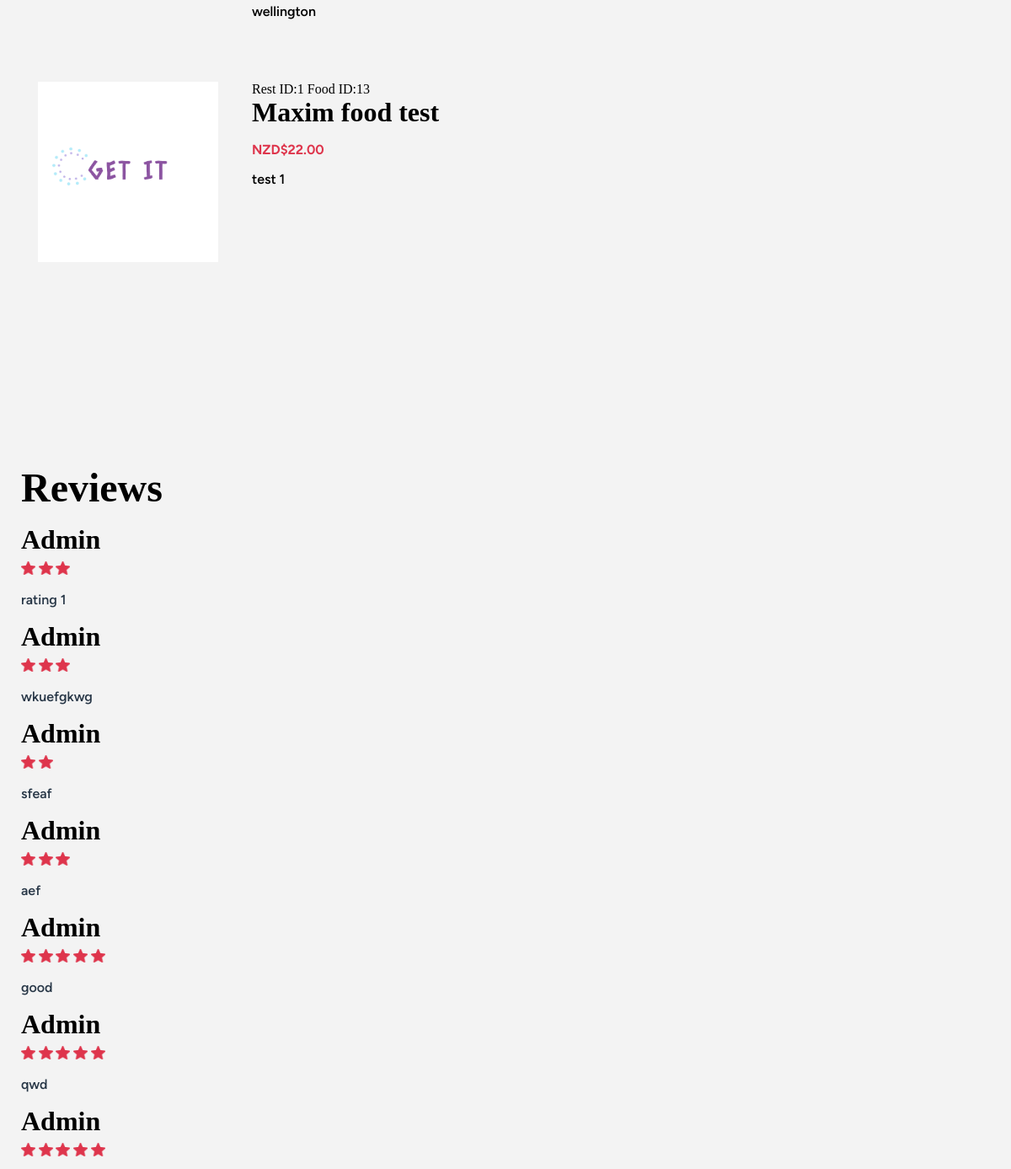
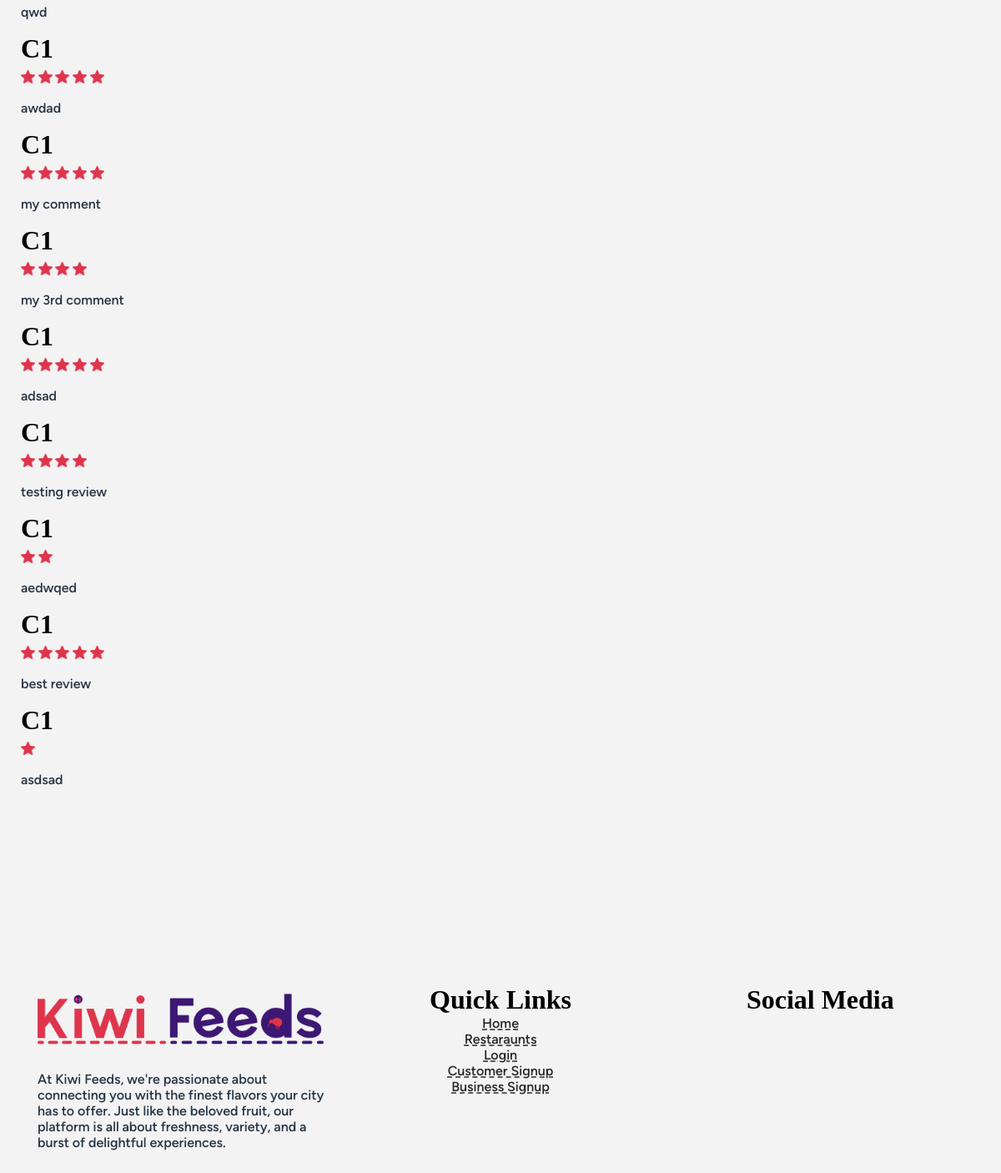
Page /restaurants/1/ (lower part) on the earlier database version (2 pictures, top to bottom).
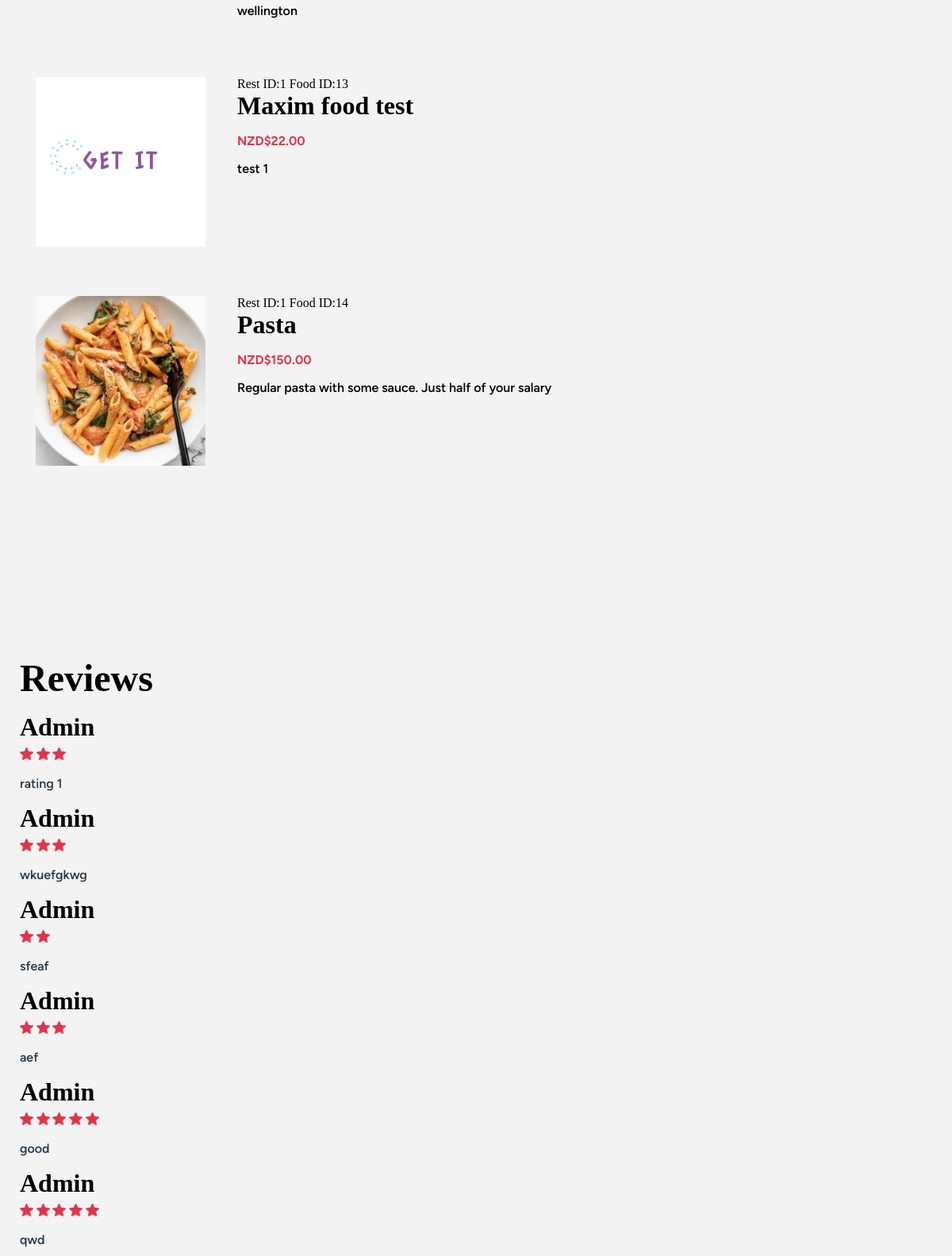
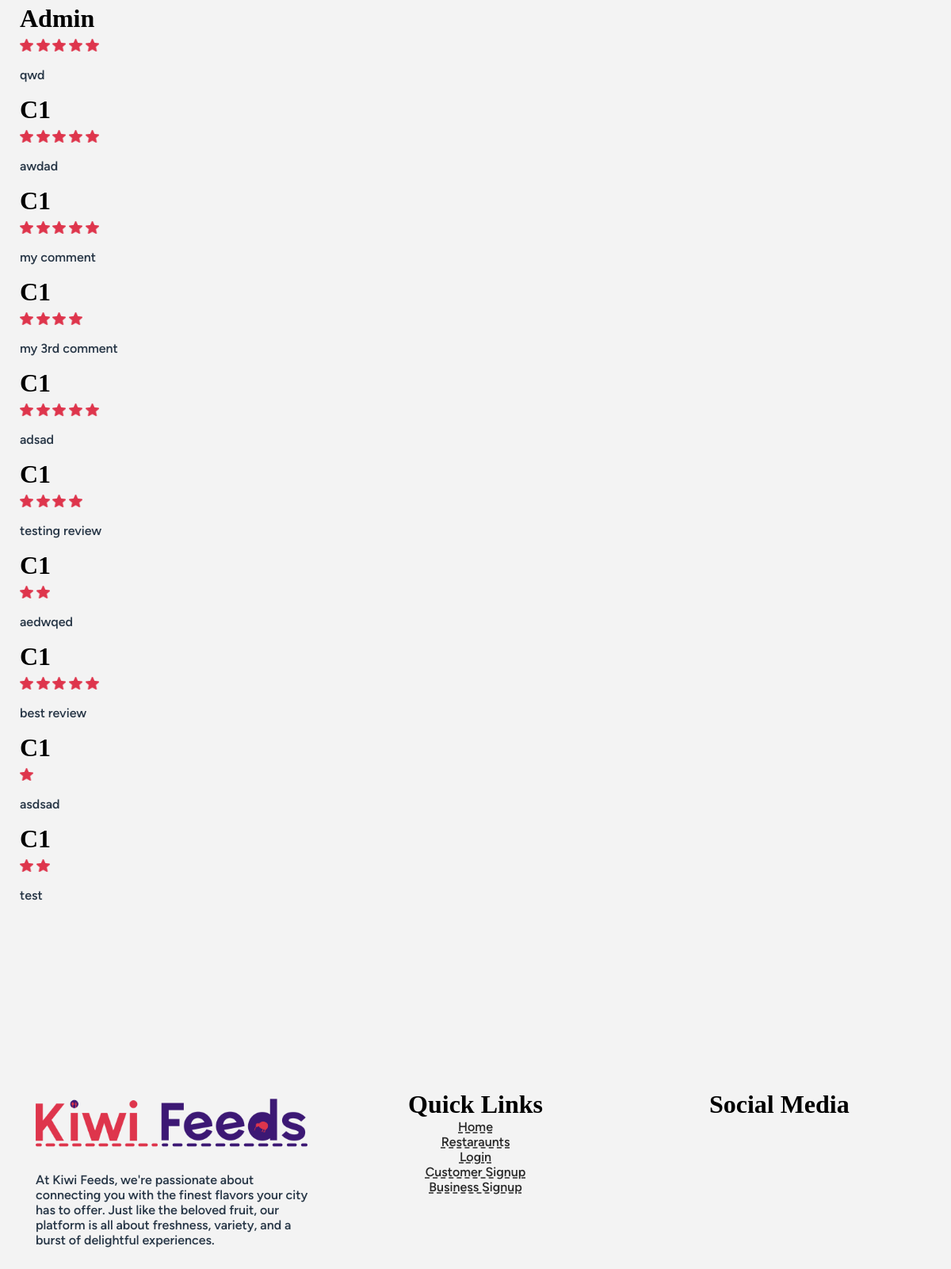
Same page on the later database version (2 pictures, top to bottom).
### app_food/models.py (models this page shows, shortened)
class Food(models.Model):
    name = models.CharField(max_length=255)
    description = models.CharField(max_length=300)
    food_price = models.DecimalField(max_digits=5, decimal_places=2)
    restaurant = models.ForeignKey('app_restaurants.Restaurant', on_delete=models.PROTECT,related_name='food')
    food_picture = models.ImageField(
        upload_to=get_food_image_upload_path,
        height_field=None,
        width_field=None
    )

### app_restaurants/models.py (models this page shows, shortened)
class Restaurant(models.Model):
    restaurant_name = models.CharField(max_length=255)
    restaurant_description = models.CharField(max_length=255)
    restaurant_location = models.CharField(max_length=255)
    restaurant_owner = models.ForeignKey('app_user.UserProfile',on_delete=models.PROTECT, related_name='restaurant_owner_user',null=True,blank=True)

### app_reviews/models.py (models this page shows, shortened)
class Review(models.Model):
   ONE_TO_FIVE_STAR_RATING_CHOICES = (
    (1, '1'),
    (2, '2'),
    (3, '3'),
    (4, '4'),
    (5, '5'),
   )
   user = models.ForeignKey('app_user.UserProfile', on_delete=models.PROTECT,related_name='reviews' )
   restaurant = models.ForeignKey('app_restaurants.Restaurant', on_delete=models.PROTECT,related_name='reviews')
   rating = models.IntegerField(choices=ONE_TO_FIVE_STAR_RATING_CHOICES)
   comment = models.TextField()

### app_user/models.py (models this page shows, shortened)
class UserProfile(models.Model):
    this_user = models.OneToOneField(User, on_delete=models.PROTECT ,verbose_name='User')
    profile_picture = models.ImageField(
        default='/profile_pics/temp_pfp_placeholder_REPLACE_LATER.avif',
        upload_to=generate_image_path,
        height_field=None,
        width_field=None
    )
    phone_number = PhoneNumberField()
    address = models.CharField(max_length=1000)
    def __str__(self):
        return f'{self.this_user.username} '

### app_restaurants/views.py (the view)
# urls.py: path("<int:restaurant_id>/", restaurant_details, name="restaurant-details"),
def restaurant_details(request, restaurant_id):
    restaurant = get_object_or_404(Restaurant, pk=restaurant_id)
    reviews = restaurant.reviews.all()
    overall_rating = Review.objects.filter(restaurant=restaurant).aggregate(Avg('rating'))['rating__avg']
    foods=restaurant.food.all()
    is_favorite = False
    if request.user.is_authenticated:
        user_profile = request.user.userprofile
        is_favorite = Favorites.objects.filter(user=user_profile, restaurant=restaurant).exists()
    context = {
        "restaurant": restaurant,
        "reviews": reviews,  # Pass the reviews queryset to the context
         'is_favorite': is_favorite,
         'overall_rating': overall_rating,
         'foods':foods
    }
    return render(request, 'app_restaurants/restaurant_details.html', context)

### app_user/templatetags/custom_tags.py (called while the page is built)
@register.filter(name='user_belongs_to_group')
def user_belongs_to_group(user, group_name):
    return user.groups.filter(name=group_name).exists()

### templates/app_restaurants/restaurant_details.html (shortened to what this page needs)
{% extends 'base/base.html' %}
{% load static%}
{% load custom_tags %}
{% block content %}
<section>
    <ul>
      {% for food_item in foods %}
      <br>
      <div class='col-wrap'>
        <div class='col-20'>
            <img class="small-img" src="{{food_item.food_picture.url}}">
        </div>
        <div class='col-80'>
            Rest ID:{{food_item.restaurant.id }}
            Food ID:{{food_item.id}}
              <h3>{{ food_item.name }}</h3>
              <p class="item-price">NZD${{ food_item.food_price }}</p>
              <p>{{ food_item.description }} </p>
        </div>
    </div>
      {% empty %}
        <li>No food items added yet.</li>
      {% endfor %}
    </ul>
</section>
<section>
    <h2>Reviews</h2>
    <ul>
        {% for review in reviews %}
            <ul>
                <div class="reviews-wrap">
                    <li>
                        <h3 class="rev-name">{{ review.user.this_user.username|title }}</h3>
                        <div class="rating-wrap">
                            {% for _ in "x"|ljust:review.rating %}
                                <img class="icon" src="{% static 'images/icons/star.png' %}">
                            {% endfor %}
                        </div>
                        <p class="review-text text">{{ review.comment }}</p>
                    </li>
                </div>
            </ul>
        {% empty %}
            <p>No reviews available for this restaurant.</p>
        {% endfor %}
    </ul>
</section>
{% endblock %}

Differences in the rows shown:
added Food: food_picture (picture), restaurant.id "1", id "14", name "Pasta", food_price "150.00", description "Regular pasta with some sauce. Just half of your salary"
added Review: user.this_user.username "C1", rating 2 (drawn), comment "test"
